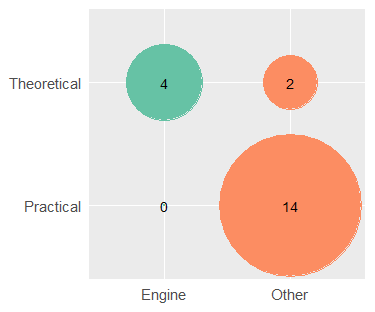

Write R code to recreate this figure.
library(tidyverse)

x <- c("engine", "other")
y <- c("theoretical", "practical")
counts <- c(4, 2, 0, 14)

data <- expand.grid(x = x, y = y) %>% bind_cols(counts = counts)

ggplot(data,
       aes(x = str_to_title(x), 
           y = str_to_title(y),
           colour = str_to_title(x),
           size = counts)) +
  geom_point() +
  geom_text(aes(label = counts), 
            colour = "black", 
            size = 3) +
  scale_x_discrete(position = "bottom") +
  scale_size_continuous(range = c(0, 40)) +
  scale_color_brewer(palette = "Set2") +
  labs(x = NULL, y = NULL) +
  theme(legend.position = "none",
        axis.ticks = element_blank())
